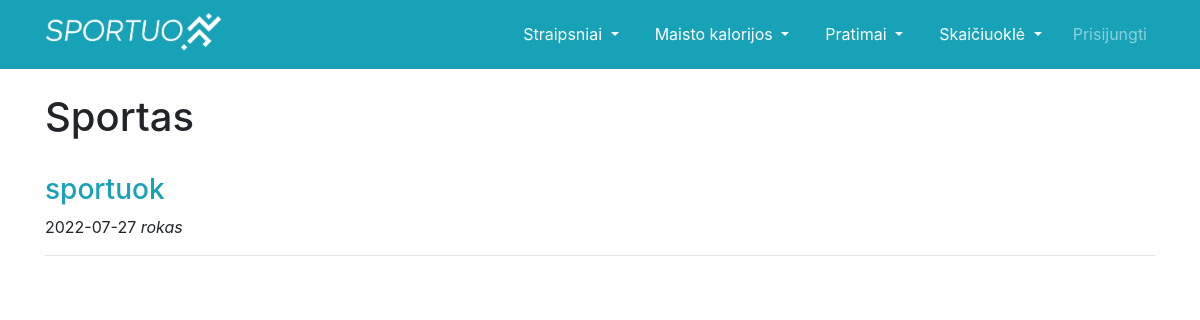
The app's page /straipsniai_sportas with its own data.
### app.py (models this page shows, shortened)
class Straipsnis(db.Model):
    __tablename__ = "straipsnis"
    id = db.Column(db.Integer, primary_key=True)
    vardas = db.Column("Vardas", db.String(), nullable=False)
    pavadinimas = db.Column("Pavadinimas", db.String(), nullable=False)
    tema = db.Column("Tema", db.String(), nullable=False)
    data = db.Column("Data", db.DateTime(), nullable=False, default=datetime.today())
    tekstas = db.Column("Tekstas", db.String(), nullable=False)

### app.py (the view)
@app.route('/straipsniai_sportas')
def straipsniai_sportas():
    data = Straipsnis.query.filter_by(tema="Sportas")
    return render_template('straipsniai_sportas.html', data=data.all(), datetime=datetime)

### templates/straipsniai_sportas.html
{% extends "base.html" %}
{% block content %}
<h1>Sportas</h1>
<br>
{% for straipsnis in data %}
<h3><a href="{{ url_for('straipsnis', tema=straipsnis.tema, pavadinimas=straipsnis.pavadinimas, id=straipsnis.id) }}"
class="text-info">{{ straipsnis.pavadinimas }}</a></h3>
<p>{{ datetime.strftime(straipsnis.data, "%Y-%m-%d")}} <i>{{ straipsnis.vardas }}</i></p>
<hr>
{% endfor %}
{% endblock %}

### static/css/style.css (style rules this page uses)
body, html { height: 100%; }
* { box-sizing: border-box; }

### records on screen
Straipsnis: pavadinimas "sportuok", strftime "2022-07-27", vardas "rokas"
